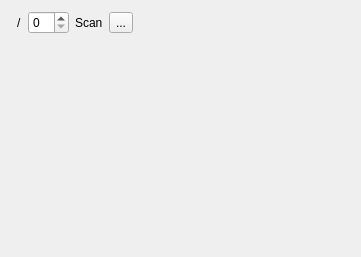
<?xml version="1.0" encoding="UTF-8"?>
<ui version="4.0">
 <class>Scan_home_network</class>
 <widget class="QWidget" name="Scan_home_network">
  <property name="geometry">
   <rect>
    <x>0</x>
    <y>0</y>
    <width>361</width>
    <height>257</height>
   </rect>
  </property>
  <property name="windowTitle">
   <string>Form</string>
  </property>
  <layout class="QVBoxLayout" name="verticalLayout">
   <item>
    <layout class="QHBoxLayout" name="horizontalLayout_2">
     <item>
      <widget class="IPV4_wo_port" name="ipv4_widget" native="true"/>
     </item>
     <item>
      <widget class="QLabel" name="lbl_delimiter">
       <property name="text">
        <string>/</string>
       </property>
      </widget>
     </item>
     <item>
      <widget class="QSpinBox" name="sb_mask"/>
     </item>
     <item>
      <widget class="QLabel" name="label">
       <property name="text">
        <string>Scan</string>
       </property>
      </widget>
     </item>
     <item>
      <widget class="QToolButton" name="btn_scan">
       <property name="text">
        <string>...</string>
       </property>
      </widget>
     </item>
     <item>
      <spacer name="horizontalSpacer">
       <property name="orientation">
        <enum>Qt::Horizontal</enum>
       </property>
       <property name="sizeHint" stdset="0">
        <size>
         <width>40</width>
         <height>20</height>
        </size>
       </property>
      </spacer>
     </item>
    </layout>
   </item>
   <item>
    <widget class="LogBox" name="log_widget" native="true">
     <property name="sizePolicy">
      <sizepolicy hsizetype="Preferred" vsizetype="Expanding">
       <horstretch>0</horstretch>
       <verstretch>0</verstretch>
      </sizepolicy>
     </property>
    </widget>
   </item>
  </layout>
 </widget>
 <customwidgets>
  <customwidget>
   <class>LogBox</class>
   <extends>QWidget</extends>
   <header>logbox.hpp</header>
   <container>1</container>
  </customwidget>
  <customwidget>
   <class>IPV4_wo_port</class>
   <extends>QWidget</extends>
   <header>ipv4_wo_port.hpp</header>
   <container>1</container>
  </customwidget>
 </customwidgets>
 <resources/>
 <connections/>
</ui>
